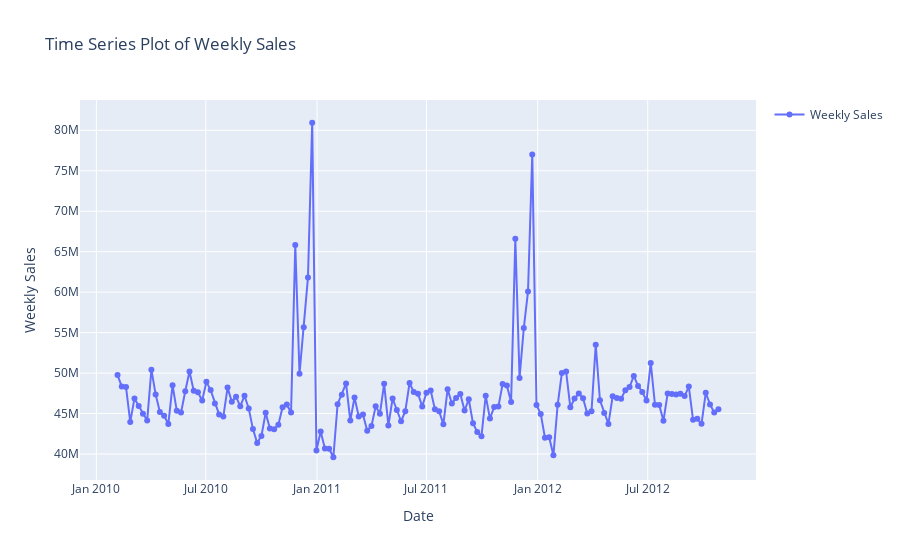

Notebook source saved alongside this figure:
### Code cell
import pandas as pd
import plotly.graph_objects as go

weekly_sales = df.groupby('Date')['Weekly_Sales'].sum()

# Create an interactive time series plot of weekly sales using Plotly
fig = go.Figure()

# Add a trace for weekly sales
fig.add_trace(go.Scatter(x=weekly_sales.index, y=weekly_sales.values, mode='lines+markers', name='Weekly Sales'))

# Update layout
fig.update_layout(
    title='Time Series Plot of Weekly Sales',
    xaxis_title='Date',
    yaxis_title='Weekly Sales',
    hovermode='x',
    showlegend=True
)

fig.show()

### Figure 1 — Plotly figure (JSON) as saved in the notebook; plotly's stock layout.template omitted (floating-point values rounded to 4 significant figures; data arrays with more than 128 entries replaced by an {"elided": "..."} marker saying what was removed)
{"data": [{"mode": "lines+markers", "name": "Weekly Sales", "type": "scatter", "x": {"elided": "143 str values"}, "y": {"elided": "143 float values"}}], "layout": {"hovermode": "x", "showlegend": true, "title": {"text": "Time Series Plot of Weekly Sales"}, "xaxis": {"title": {"text": "Date"}}, "yaxis": {"title": {"text": "Weekly Sales"}}}}
